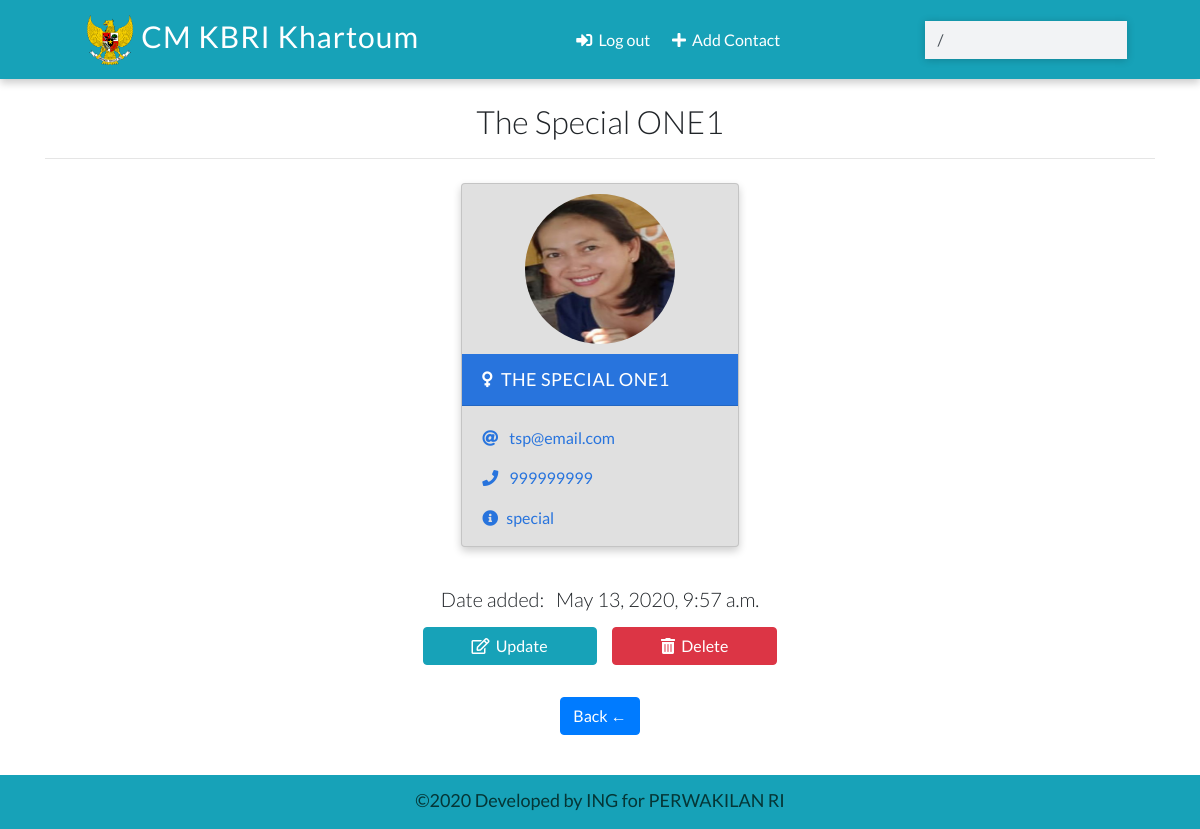
The app's page /detail/25/ (signed in) with its own data.
### contacts/models.py (models this page shows, shortened)
class Contact(models.Model):
	name		= models.CharField(max_length=30)
	email		= models.CharField(max_length=100)
	phone		= models.IntegerField()
	info		= models.CharField(max_length=30)
	gender	= models.CharField(max_length=30, choices=(
							('male', 'Male'),
							('female', 'Female'),
							('other', 'Other')))
	image		= models.ImageField(upload_to='images/', blank=True)
	date_added 	= models.DateTimeField(default=datetime.now)
	class Meta:
		ordering = ['-id']

### contacts/views.py (the view)
# urls.py: path('detail/<int:pk>/', views.ContactDetailView.as_view(), name='detail'),
class ContactDetailView(LoginRequiredMixin, DetailView):
	template_name = 'detail.html'
	model 		  = Contact
	context_object_name = 'contact'

### templates/detail.html (shortened to what this page needs)
{% extends 'base.html' %}
{% load static %}
{% block content %}
  <div class="container">
    <h2 class="heading font-weight-light text-center">{{contact.name}}</h2>
    <hr />
  </div>
  <div class="container main-part">
    {% include 'partials/_card.html' %}
    <div class="container m-3">
      <h5 class="text-center my-3 font-weight-light">Date added: &nbsp; {{contact.date_added}}</h5>
      <p class="text-center text-light">
        <a href="{% url 'update' contact.id %}" class="btn btn-info px-5">
          <i class="far fa-edit"></i>&nbsp; Update
        </a>
        <a href="{% url 'delete' contact.id %}" class="btn btn-danger px-5">
          <i class="fas fa-trash-alt"></i>&nbsp; Delete
        </a>
      </p>
    </div>
    <p><a class="btn btn-primary" href="{% url 'home' %}">Back &larr;</a></p>
  </div>
{% endblock content %}

### templates/partials/_card.html (shortened to what this page needs)
{% load static %}
          {% if contact.gender == 'male' %}
            <div class="card my-2 mx-2 boy-card">
              <img style="border-radius: 50%; margin: 10px auto; width:150px; height: 150px !important;"
                src="{% if contact.image %}
                {{contact.image.url}}
                {% else %}
                {% static 'images/boy.png' %}
                {% endif %}" class="img-fluid" />
              <div class="card-header">
                <a href="{% url 'detail' contact.id %}" class="text-white header-link"
                  ><i class="fas fa-mars mr-2"></i>{{contact.name}}</a
                >
              </div>
              <div class="card-body pb-0">
                <p>
                  <i class="fas fa-at mr-2"></i>
                  <a href="mailto:{{contact.email}}">{{contact.email}}</a>
                </p>
                <p>
                  <i class="fas fa-phone mr-2"></i>
                  <a href="tel:{{contact.phone}}">{{contact.phone}}</a>
                </p>
                <p><i class="fas fa-info-circle mr-2"></i>{{contact.info}}</p>
              </div>
            </div>
          {% elif contact.gender == 'female' %}
            <div class="card my-2 mx-2 boy-card {% if 'detail' in request.path %}mx-auto w-25{% endif %}">
              <img style="border-radius: 50%; margin: 10px auto; width:150px; height: 150px !important;"
                src="{% if contact.image %}
                {{contact.image.url}}
                {% else %}
                {% static 'images/girl.png' %}
                {% endif %}" class="img-fluid" />
              <div class="card-header">
                <a href="{% url 'detail' contact.id %}" class="text-white header-link"
                  ><i class="fas fa-venus mr-2"></i>{{contact.name}}</a
                >
              </div>
              <div class="card-body pb-0">
                <p>
                  <i class="fas fa-at mr-2"></i>
                  <a href="mailto:{{contact.email}}">{{contact.email}}</a>
                </p>
                <p>
                  <i class="fas fa-phone mr-2"></i>
                  <a href="tel:{{contact.phone}}">{{contact.phone}}</a>
                </p>
                <p><i class="fas fa-info-circle mr-2"></i>{{contact.info}}</p>
              </div>
            </div>
          {% endif %}

### static/css/main.css (style rules this page uses)
:root { --back: #17A2B8; --girl: #e64298; --boy: #2874dd; }
body { font-family: Lato, sans-serif; }
.card { box-shadow: 0 4px 8px 0 rgba(0, 0, 0, 0.2); transition: 0.3s; min-width: 250px; box-sizing: border-box; }
img { height: 50px !important; }
.card-header { font-size: 18px; letter-spacing: 0.5px; text-transform: uppercase; }
.boy-card .card-header { background-color: var(--boy); }
.boy-card .card-body, .boy-card .card-body p a { color: var(--boy); }
.card-body p { cursor: pointer; }
.main-part { display: flex; flex-wrap: wrap; justify-content: space-evenly; }
.card { background: #E0E0E0; }

### records on screen
Contact: name "The Special ONE1", image (picture), name "THE SPECIAL ONE1", email "tsp@email.com", phone "999999999", info "special", date_added "May 13, 2020, 9:57 a.m."
